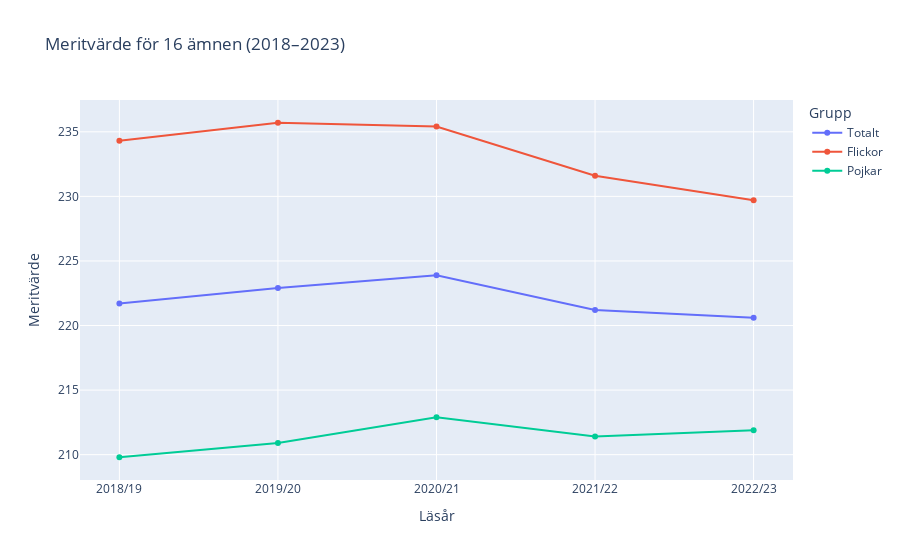

Notebook cell for this chart:
### Code cell
# Filtering out the data that we want in our diagram
df_filtered_merit = df.head(5)[['Läsår', 'Totalt', 'Flickor', 'Pojkar']]

# Creating the diagram
fig = px.line(df_filtered_merit, 
              x='Läsår', 
              y=["Totalt", "Flickor", "Pojkar"], 
              markers=True,
              title="Meritvärde för 16 ämnen (2018–2023)",
              labels={"value": "Meritvärde", "variable": "Grupp"},
              hover_name='Läsår')

# Save the diagram as an html file
fig.write_html("visualiseringar/meritvarde_16_amnen.html")

fig.show()

### Figure 1 — Plotly figure (JSON) as saved in the notebook; plotly's stock layout.template omitted (floating-point values rounded to 4 significant figures)
{"data": [{"hovertemplate": "<b>%{hovertext}</b><br><br>Grupp=Totalt<br>Läsår=%{x}<br>Meritvärde=%{y}<extra></extra>", "hovertext": ["2018/19", "2019/20", "2020/21", "2021/22", "2022/23"], "legendgroup": "Totalt", "line": {"color": "#636efa", "dash": "solid"}, "marker": {"symbol": "circle"}, "mode": "lines+markers", "name": "Totalt", "orientation": "v", "showlegend": true, "type": "scatter", "x": ["2018/19", "2019/20", "2020/21", "2021/22", "2022/23"], "xaxis": "x", "y": [221.7, 222.9, 223.9, 221.2, 220.6], "yaxis": "y"}, {"hovertemplate": "<b>%{hovertext}</b><br><br>Grupp=Flickor<br>Läsår=%{x}<br>Meritvärde=%{y}<extra></extra>", "hovertext": ["2018/19", "2019/20", "2020/21", "2021/22", "2022/23"], "legendgroup": "Flickor", "line": {"color": "#EF553B", "dash": "solid"}, "marker": {"symbol": "circle"}, "mode": "lines+markers", "name": "Flickor", "orientation": "v", "showlegend": true, "type": "scatter", "x": ["2018/19", "2019/20", "2020/21", "2021/22", "2022/23"], "xaxis": "x", "y": [234.3, 235.7, 235.4, 231.6, 229.7], "yaxis": "y"}, {"hovertemplate": "<b>%{hovertext}</b><br><br>Grupp=Pojkar<br>Läsår=%{x}<br>Meritvärde=%{y}<extra></extra>", "hovertext": ["2018/19", "2019/20", "2020/21", "2021/22", "2022/23"], "legendgroup": "Pojkar", "line": {"color": "#00cc96", "dash": "solid"}, "marker": {"symbol": "circle"}, "mode": "lines+markers", "name": "Pojkar", "orientation": "v", "showlegend": true, "type": "scatter", "x": ["2018/19", "2019/20", "2020/21", "2021/22", "2022/23"], "xaxis": "x", "y": [209.8, 210.9, 212.9, 211.4, 211.9], "yaxis": "y"}], "layout": {"legend": {"title": {"text": "Grupp"}, "tracegroupgap": 0}, "title": {"text": "Meritvärde för 16 ämnen (2018–2023)"}, "xaxis": {"anchor": "y", "domain": [0, 1], "title": {"text": "Läsår"}}, "yaxis": {"anchor": "x", "domain": [0, 1], "title": {"text": "Meritvärde"}}}}
